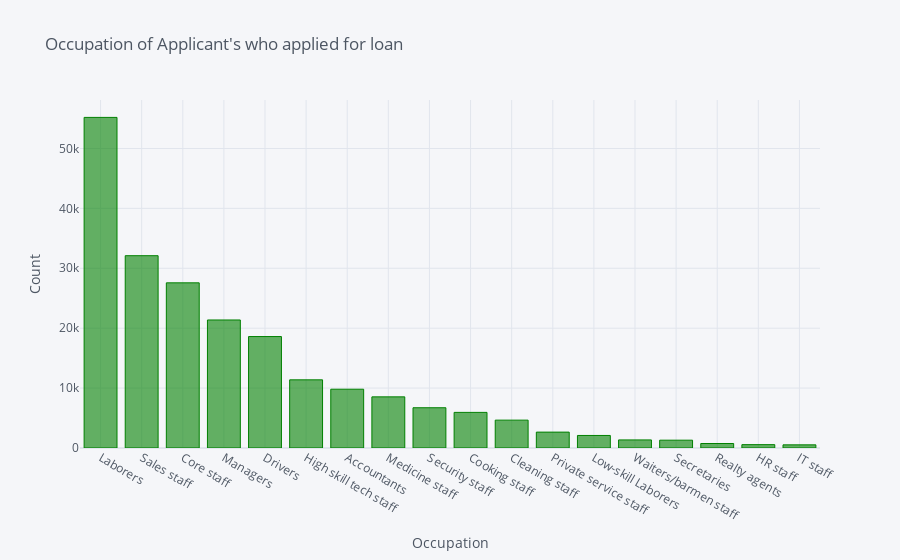

Notebook cell for this chart:
### Code cell
temp = df["OCCUPATION_TYPE"].value_counts()
temp.iplot(kind='bar', xTitle = 'Occupation', yTitle = "Count", title = 'Occupation of Applicant\'s who applied for loan', color = 'green')

### Figure 1 — Plotly figure (JSON) as saved in the notebook; plotly's stock layout.template omitted (floating-point values rounded to 4 significant figures)
{"data": [{"marker": {"color": "rgba(0, 128, 0, 0.6)", "line": {"color": "rgba(0, 128, 0, 1.0)", "width": 1}}, "name": "OCCUPATION_TYPE", "orientation": "v", "text": "", "type": "bar", "x": ["Laborers", "Sales staff", "Core staff", "Managers", "Drivers", "High skill tech staff", "Accountants", "Medicine staff", "Security staff", "Cooking staff", "Cleaning staff", "Private service staff", "Low-skill Laborers", "Waiters/barmen staff", "Secretaries", "Realty agents", "HR staff", "IT staff"], "y": [55186, 32102, 27570, 21371, 18603, 11380, 9813, 8537, 6721, 5946, 4653, 2652, 2093, 1348, 1305, 751, 563, 526]}], "layout": {"legend": {"bgcolor": "#F5F6F9", "font": {"color": "#4D5663"}}, "paper_bgcolor": "#F5F6F9", "plot_bgcolor": "#F5F6F9", "title": {"font": {"color": "#4D5663"}, "text": "Occupation of Applicant's who applied for loan"}, "xaxis": {"gridcolor": "#E1E5ED", "showgrid": true, "tickfont": {"color": "#4D5663"}, "title": {"font": {"color": "#4D5663"}, "text": "Occupation"}, "zerolinecolor": "#E1E5ED"}, "yaxis": {"gridcolor": "#E1E5ED", "showgrid": true, "tickfont": {"color": "#4D5663"}, "title": {"font": {"color": "#4D5663"}, "text": "Count"}, "zerolinecolor": "#E1E5ED"}}}
